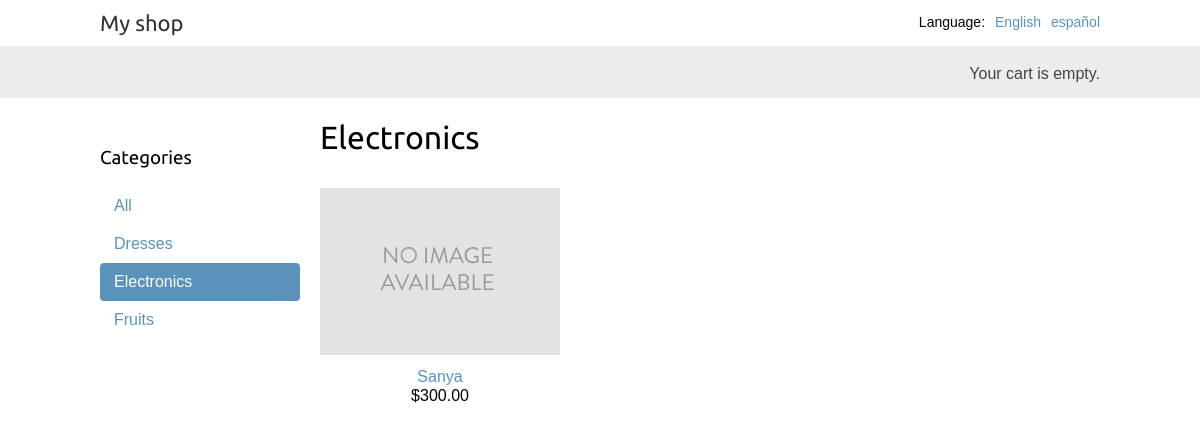
Screenshot of /electronics/ with the database file from the repository.
### shop/models.py (models this page shows, shortened)
class Category(models.Model):
    name = models.CharField(max_length=200, db_index=True)
    slug = models.SlugField(max_length=200, unique=True)
    class Meta:
        ordering = ('name',)
        verbose_name = 'category'
        verbose_name_plural = 'categories'
    def get_absolute_url(self):
        return reverse('shop:product_list_by_category',args=[self.slug])

class Product(models.Model):
    category = models.ForeignKey(Category,related_name='products', on_delete=models.CASCADE)
    name = models.CharField(max_length=200,db_index=True)
    slug = models.SlugField(max_length=200, db_index=True)
    images = models.ImageField(upload_to='products/%Y/%m/%d', blank=True)
    description = models.TextField(blank=True)
    price = models.DecimalField(max_digits=10,decimal_places=2)
    available = models.BooleanField(default=True)
    created = models.DateTimeField(auto_now_add=True)
    updated = models.DateTimeField(auto_now_add=True)
    def get_absolute_url(self):
        return reverse('shop:product_detail',args=[self.id,self.slug])
    class Meta:
        ordering = ('name',)
        index_together = (('id','slug'),)

### shop/views.py (the view)
# urls.py: path('', views.product_list, name='product_list'),
def product_list(request,category_slug=None):
    category = None
    categories = Category.objects.all()
    products = Product.objects.filter(available=True)
    if category_slug:
        category = get_object_or_404(Category, slug=category_slug)
        products = products.filter(category=category)
    return render(request,'shop/product/list.html',{
    'category': category,
    'categories': categories,
    'products': products
    })

### cart/cart.py (called while the page is built)
    def __len__(self):
        return sum(item['quantity'] for item in self.cart.values())

### cart/context_processors.py (called while the page is built)
def cart(request):
    return {'cart': Cart(request)}

### shop/templates/shop/product/list.html (shortened to what this page needs)
{% extends "shop/base.html" %}
{% load i18n %}
{% load static %}
{% block content %}
  <div id="sidebar">
    <h3>{% trans "Categories" %}</h3>
    <ul>
      <li {% if not category %}class="selected"{% endif %}>
        <a href="{% url "shop:product_list" %}">{% trans "All" %}</a>
      </li>
      {% for c in categories %}
        <li {% if category.slug == c.slug %}class="selected"{% endif %}>
          <a href="{{ c.get_absolute_url }}">{{ c.name }}</a>
        </li>
      {% endfor %}
    </ul>
  </div>
  <div id="main" class="product-list">
    <h1>{% if category %}{{ category.name }}{% else %}{% trans "Products" %}{% endif %}</h1>
    {% for product in products %}
      <div class="item">
        <a href="{{ product.get_absolute_url }}">
          <img src="{% if product.image %}{{ product.image.url }}{% else %}{% static "img/no_image.png" %}{% endif %}">
        <a href="{{ product.get_absolute_url }}">{{ product.name }}</a><br>
        ${{ product.price }}
      </div>
    {% endfor %}
  </div>
{% endblock %}

### shop/static/css/base.css (style rules this page uses)
body { margin:0; padding:0; font-family:helvetica, sans-serif; }
h1, h2, h3, h4, h5 , h6 { font-family: 'Ubuntu', sans-serif; font-weight:normal; }
a { text-decoration:none; color:#5993bb; }
#sidebar { width:200px; padding:30px 20px 0 0; float:left; }
#sidebar ul { margin:0; padding:0; }
#sidebar ul li { margin:0; list-style:none; padding:10px 14px; }
#sidebar ul li a { display:block; }
#sidebar ul li.selected { background:#5993bb; border-radius:4px; }
#sidebar ul li.selected a { color:#fff; }
#main { float:left; width: 96%; margin-right:-220px; overflow:hidden; }
.product-list .item { width:25%; padding:10px 20px 10px 0; float:left; text-align:center; line-height:1.2; }
.product-list .item img { width:100%; margin-bottom:8px; }

### rows the page displays
Category: name "Dresses"
Category: name "Electronics"
Category: name "Fruits"
Product: name "Sanya", price "300.00"

### other values shown
{{ language.name_local }} "English" "español"
